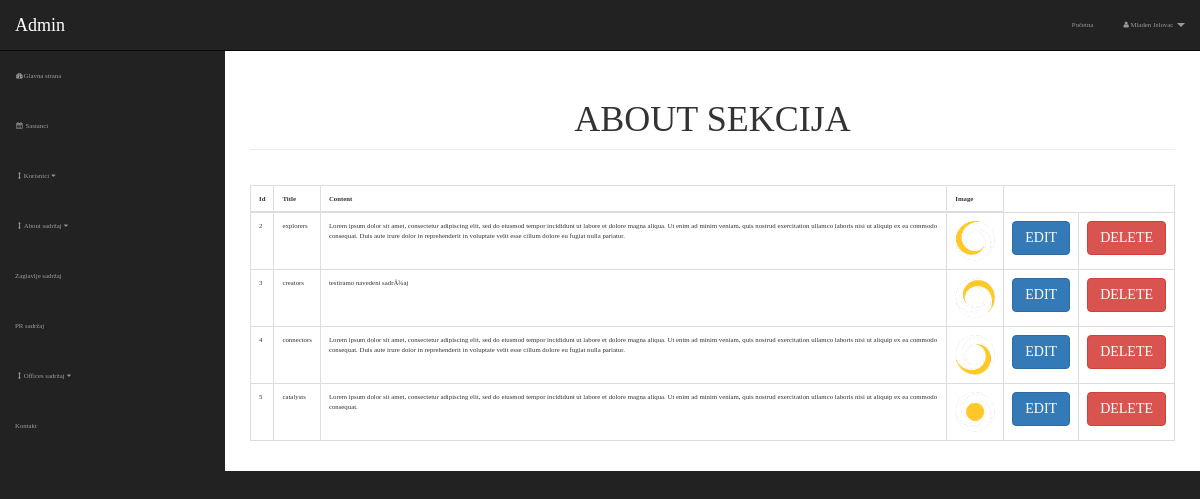
Screenshot of /admin/about_column.php (signed in) with the database file from the repository.
### tables this page shows
CREATE TABLE `about_columns` (
  `about_column_id` int(3) NOT NULL,
  `about_column_title` varchar(255) NOT NULL,
  `about_column_content` varchar(1200) NOT NULL,
  `about_column_image` text NOT NULL
);

### admin/includes/view-about_columns.php (the view, shortened to what this page needs)
<table class="table table-bordered table-hover printit" style="margin-top: 35px !important;">
                        <thead>
                             <th>Id</th>
                             <th>Title</th>
                             <th>Content</th>
                             <th>Image</th>
                        </thead>
                        <tbody>
                             <?php
                                     $query = "select * from about_columns";
                                     $select = mysqli_query($connection, $query);
                                     while($row = mysqli_fetch_assoc($select)){
                                       $about_column_id = $row['about_column_id'];
                                       $about_column_title = $row['about_column_title'];
                                       $about_column_content = $row['about_column_content'];
                                       $about_column_image = $row['about_column_image'];
                                      echo "<tr>";
                                       echo "<td>$about_column_id</td>";
                                       echo "<td>$about_column_title</td>";
                                       echo "<td>$about_column_content</td>";
                                       echo "<td><img height='40' width='40' src='../img/$about_column_image' alt='column_image'></td>";
                                       echo "<td ><a class='btn btn-primary' href='about_column.php?option=edit&aco_id=$about_column_id'>EDIT</a></td>";
                                       echo "<td ><a class='btn btn-danger' onClick=\"return confirm('Da li ste sigurni?')\" href='about_column.php?delete=$about_column_id'>DELETE</a></td>";
                                    echo "</tr>";
                                     }
                                ?>
                       </tbody>
</table>

### admin/css/sb-admin.css (style rules this page uses)
body { margin-top: 100px; background-color: #222; }
@media (min-width:768px) { body { margin-top: 50px; } }

### style/style.css (style rules this page uses)
:root { --color-primary: rgba(31,31,31); --color-secondary: rgba(255,198,39); }
* { padding: 0; margin: 0; box-sizing: border-box; }
body { font-family: 'Montserrat Regular', fira-sans; font-size: 68%; }

### admin/includes/header.php (style rules this page uses)
body, .not_shown { visibility: hidden; }
.printit { visibility: visible; }

### rows the page displays
about_columns: about_column_id "2", about_column_title "explorers", about_column_content "Lorem ipsum dolor sit amet, consectetur adipiscing elit, sed do eiusmod tempor incididunt ut labore et dolore magna aliqua. Ut enim ad minim veniam, quis nostrud exercitation ullamco laboris nisi ut aliquip ex ea commodo consequat. Duis aute irure dolor in reprehenderit in voluptate velit esse cillum dolore eu fugiat nulla pariatur.", about_column_image (picture)
about_columns: about_column_id "3", about_column_title "creators", about_column_content "testiramo navedeni sadrÅ¾aj", about_column_image (picture)
about_columns: about_column_id "4", about_column_title "connectors", about_column_content "Lorem ipsum dolor sit amet, consectetur adipiscing elit, sed do eiusmod tempor incididunt ut labore et dolore magna aliqua. Ut enim ad minim veniam, quis nostrud exercitation ullamco laboris nisi ut aliquip ex ea commodo consequat. Duis aute irure dolor in reprehenderit in voluptate velit esse cillum dolore eu fugiat nulla pariatur.", about_column_image (picture)
about_columns: about_column_id "5", about_column_title "catalysts", about_column_content "Lorem ipsum dolor sit amet, consectetur adipiscing elit, sed do eiusmod tempor incididunt ut labore et dolore magna aliqua. Ut enim ad minim veniam, quis nostrud exercitation ullamco laboris nisi ut aliquip ex ea commodo consequat.", about_column_image (picture)

### other values shown
$_SESSION['firstname'] "Mladen"
$_SESSION['lastname'] "Jelovac"
